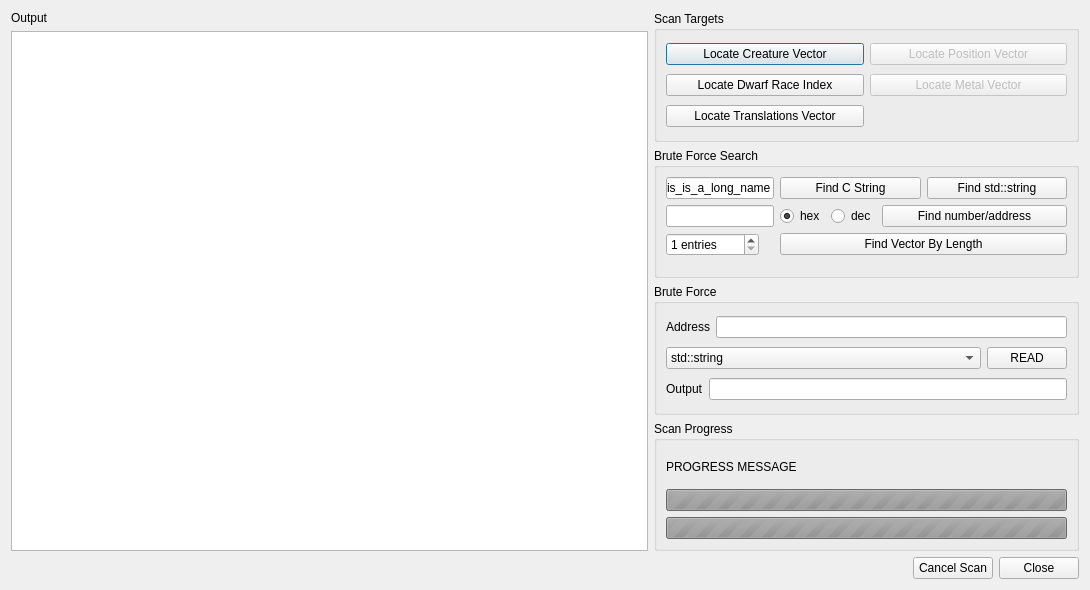
<?xml version="1.0" encoding="UTF-8"?>
<ui version="4.0">
 <class>ScannerDialog</class>
 <widget class="QDialog" name="ScannerDialog">
  <property name="geometry">
   <rect>
    <x>0</x>
    <y>0</y>
    <width>1090</width>
    <height>590</height>
   </rect>
  </property>
  <property name="windowTitle">
   <string>DF Rapist</string>
  </property>
  <layout class="QVBoxLayout" name="verticalLayout_4" stretch="100,0">
   <item>
    <layout class="QHBoxLayout" name="horizontalLayout_8" stretch="3,2">
     <item>
      <layout class="QVBoxLayout" name="verticalLayout_3">
       <item>
        <widget class="QLabel" name="label_3">
         <property name="text">
          <string>Output</string>
         </property>
        </widget>
       </item>
       <item>
        <widget class="QTextBrowser" name="text_output">
         <property name="font">
          <font>
           <family>Courier</family>
          </font>
         </property>
         <property name="undoRedoEnabled">
          <bool>true</bool>
         </property>
         <property name="lineWrapMode">
          <enum>QTextEdit::NoWrap</enum>
         </property>
         <property name="readOnly">
          <bool>false</bool>
         </property>
         <property name="tabStopWidth">
          <number>80</number>
         </property>
         <property name="textInteractionFlags">
          <set>Qt::TextEditorInteraction</set>
         </property>
        </widget>
       </item>
      </layout>
     </item>
     <item>
      <layout class="QVBoxLayout" name="verticalLayout_5">
       <item>
        <widget class="QGroupBox" name="gb_scan_targets">
         <property name="title">
          <string>Scan Targets</string>
         </property>
         <layout class="QGridLayout" name="gridLayout">
          <item row="0" column="0">
           <widget class="QPushButton" name="btn_find_creature_vector">
            <property name="text">
             <string>Locate Creature Vector</string>
            </property>
           </widget>
          </item>
          <item row="0" column="1">
           <widget class="QPushButton" name="btn_find_position_vector">
            <property name="enabled">
             <bool>false</bool>
            </property>
            <property name="text">
             <string>Locate Position Vector</string>
            </property>
           </widget>
          </item>
          <item row="1" column="0">
           <widget class="QPushButton" name="btn_find_dwarf_race_index">
            <property name="text">
             <string>Locate Dwarf Race Index</string>
            </property>
           </widget>
          </item>
          <item row="1" column="1">
           <widget class="QPushButton" name="pushButton_2">
            <property name="enabled">
             <bool>false</bool>
            </property>
            <property name="text">
             <string>Locate Metal Vector</string>
            </property>
           </widget>
          </item>
          <item row="2" column="0">
           <widget class="QPushButton" name="btn_find_translations_vector">
            <property name="text">
             <string>Locate Translations Vector</string>
            </property>
           </widget>
          </item>
         </layout>
        </widget>
       </item>
       <item>
        <widget class="QGroupBox" name="gb_search">
         <property name="title">
          <string>Brute Force Search</string>
         </property>
         <layout class="QFormLayout" name="formLayout_2">
          <property name="fieldGrowthPolicy">
           <enum>QFormLayout::AllNonFixedFieldsGrow</enum>
          </property>
          <item row="0" column="0">
           <widget class="QLineEdit" name="le_null_terminated_string">
            <property name="text">
             <string>this_is_a_long_name</string>
            </property>
           </widget>
          </item>
          <item row="0" column="1">
           <layout class="QHBoxLayout" name="horizontalLayout_2">
            <item>
             <widget class="QPushButton" name="btn_find_null_terminated_string">
              <property name="text">
               <string>Find C String</string>
              </property>
             </widget>
            </item>
            <item>
             <widget class="QPushButton" name="btn_find_std_string">
              <property name="text">
               <string>Find std::string</string>
              </property>
             </widget>
            </item>
           </layout>
          </item>
          <item row="1" column="0">
           <widget class="QLineEdit" name="le_find_address"/>
          </item>
          <item row="1" column="1">
           <layout class="QHBoxLayout" name="horizontalLayout_7" stretch="0,10">
            <item>
             <layout class="QHBoxLayout" name="horizontalLayout_6">
              <item>
               <widget class="QRadioButton" name="rb_hex">
                <property name="text">
                 <string>hex</string>
                </property>
                <property name="checked">
                 <bool>true</bool>
                </property>
                <attribute name="buttonGroup">
                 <string>buttonGroup</string>
                </attribute>
               </widget>
              </item>
              <item>
               <widget class="QRadioButton" name="rb_dec">
                <property name="text">
                 <string>dec</string>
                </property>
                <attribute name="buttonGroup">
                 <string>buttonGroup</string>
                </attribute>
               </widget>
              </item>
             </layout>
            </item>
            <item>
             <widget class="QPushButton" name="btn_find_address">
              <property name="text">
               <string>Find number/address</string>
              </property>
             </widget>
            </item>
           </layout>
          </item>
          <item row="2" column="0">
           <widget class="QSpinBox" name="sb_vector_entries">
            <property name="suffix">
             <string> entries</string>
            </property>
            <property name="prefix">
             <string/>
            </property>
            <property name="minimum">
             <number>1</number>
            </property>
            <property name="maximum">
             <number>3000</number>
            </property>
           </widget>
          </item>
          <item row="2" column="1">
           <widget class="QPushButton" name="btn_find_vector_by_length">
            <property name="text">
             <string>Find Vector By Length</string>
            </property>
           </widget>
          </item>
         </layout>
        </widget>
       </item>
       <item>
        <widget class="QGroupBox" name="gb_brute_force">
         <property name="title">
          <string>Brute Force</string>
         </property>
         <layout class="QVBoxLayout" name="verticalLayout_2">
          <item>
           <layout class="QHBoxLayout" name="horizontalLayout">
            <item>
             <widget class="QLabel" name="label_2">
              <property name="text">
               <string>Address</string>
              </property>
              <property name="buddy">
               <cstring>le_address</cstring>
              </property>
             </widget>
            </item>
            <item>
             <widget class="QLineEdit" name="le_address">
              <property name="inputMask">
               <string/>
              </property>
              <property name="text">
               <string/>
              </property>
              <property name="maxLength">
               <number>32767</number>
              </property>
             </widget>
            </item>
           </layout>
          </item>
          <item>
           <layout class="QHBoxLayout" name="horizontalLayout_5" stretch="10,0">
            <item>
             <widget class="QComboBox" name="cb_interpret_as_type">
              <item>
               <property name="text">
                <string>std::string</string>
               </property>
              </item>
              <item>
               <property name="text">
                <string>NULL terminated string</string>
               </property>
              </item>
              <item>
               <property name="text">
                <string>integer</string>
               </property>
              </item>
              <item>
               <property name="text">
                <string>unsigned integer</string>
               </property>
              </item>
              <item>
               <property name="text">
                <string>short</string>
               </property>
              </item>
              <item>
               <property name="text">
                <string>unsigned short</string>
               </property>
              </item>
              <item>
               <property name="text">
                <string>std::vector&lt;void*&gt;</string>
               </property>
              </item>
              <item>
               <property name="text">
                <string>--RAW--</string>
               </property>
              </item>
             </widget>
            </item>
            <item>
             <widget class="QPushButton" name="btn_read_address">
              <property name="text">
               <string>READ</string>
              </property>
             </widget>
            </item>
           </layout>
          </item>
          <item>
           <layout class="QHBoxLayout" name="horizontalLayout_4">
            <item>
             <widget class="QLabel" name="label">
              <property name="text">
               <string>Output</string>
              </property>
             </widget>
            </item>
            <item>
             <widget class="QLineEdit" name="le_read_output"/>
            </item>
           </layout>
          </item>
         </layout>
        </widget>
       </item>
       <item>
        <widget class="QGroupBox" name="gb_progress">
         <property name="enabled">
          <bool>true</bool>
         </property>
         <property name="title">
          <string>Scan Progress</string>
         </property>
         <layout class="QVBoxLayout" name="verticalLayout">
          <item>
           <widget class="QLabel" name="lbl_scan_progress">
            <property name="text">
             <string>PROGRESS MESSAGE</string>
            </property>
           </widget>
          </item>
          <item>
           <widget class="QProgressBar" name="pb_main">
            <property name="enabled">
             <bool>false</bool>
            </property>
            <property name="maximum">
             <number>0</number>
            </property>
            <property name="value">
             <number>0</number>
            </property>
            <property name="orientation">
             <enum>Qt::Horizontal</enum>
            </property>
            <property name="invertedAppearance">
             <bool>false</bool>
            </property>
           </widget>
          </item>
          <item>
           <widget class="QProgressBar" name="pb_sub">
            <property name="enabled">
             <bool>false</bool>
            </property>
            <property name="maximum">
             <number>0</number>
            </property>
            <property name="value">
             <number>0</number>
            </property>
           </widget>
          </item>
         </layout>
        </widget>
       </item>
      </layout>
     </item>
    </layout>
   </item>
   <item>
    <layout class="QHBoxLayout" name="horizontalLayout_3">
     <item>
      <spacer name="horizontalSpacer">
       <property name="orientation">
        <enum>Qt::Horizontal</enum>
       </property>
       <property name="sizeHint" stdset="0">
        <size>
         <width>40</width>
         <height>20</height>
        </size>
       </property>
      </spacer>
     </item>
     <item>
      <widget class="QPushButton" name="btn_cancel_scan">
       <property name="text">
        <string>Cancel Scan</string>
       </property>
      </widget>
     </item>
     <item>
      <widget class="QPushButton" name="btn_close">
       <property name="text">
        <string>Close</string>
       </property>
      </widget>
     </item>
    </layout>
   </item>
  </layout>
 </widget>
 <resources/>
 <connections>
  <connection>
   <sender>btn_find_creature_vector</sender>
   <signal>clicked()</signal>
   <receiver>ScannerDialog</receiver>
   <slot>find_creature_vector()</slot>
   <hints>
    <hint type="sourcelabel">
     <x>863</x>
     <y>60</y>
    </hint>
    <hint type="destinationlabel">
     <x>375</x>
     <y>236</y>
    </hint>
   </hints>
  </connection>
  <connection>
   <sender>btn_find_dwarf_race_index</sender>
   <signal>clicked()</signal>
   <receiver>ScannerDialog</receiver>
   <slot>find_dwarf_race_index()</slot>
   <hints>
    <hint type="sourcelabel">
     <x>863</x>
     <y>93</y>
    </hint>
    <hint type="destinationlabel">
     <x>746</x>
     <y>126</y>
    </hint>
   </hints>
  </connection>
  <connection>
   <sender>btn_find_translations_vector</sender>
   <signal>clicked()</signal>
   <receiver>ScannerDialog</receiver>
   <slot>find_translations_vector()</slot>
   <hints>
    <hint type="sourcelabel">
     <x>863</x>
     <y>126</y>
    </hint>
    <hint type="destinationlabel">
     <x>745</x>
     <y>94</y>
    </hint>
   </hints>
  </connection>
  <connection>
   <sender>btn_find_vector_by_length</sender>
   <signal>clicked()</signal>
   <receiver>ScannerDialog</receiver>
   <slot>find_vector_by_length()</slot>
   <hints>
    <hint type="sourcelabel">
     <x>1068</x>
     <y>254</y>
    </hint>
    <hint type="destinationlabel">
     <x>748</x>
     <y>236</y>
    </hint>
   </hints>
  </connection>
  <connection>
   <sender>btn_read_address</sender>
   <signal>clicked()</signal>
   <receiver>ScannerDialog</receiver>
   <slot>brute_force_read()</slot>
   <hints>
    <hint type="sourcelabel">
     <x>1067</x>
     <y>363</y>
    </hint>
    <hint type="destinationlabel">
     <x>747</x>
     <y>314</y>
    </hint>
   </hints>
  </connection>
  <connection>
   <sender>btn_cancel_scan</sender>
   <signal>clicked()</signal>
   <receiver>ScannerDialog</receiver>
   <slot>cancel_scan()</slot>
   <hints>
    <hint type="sourcelabel">
     <x>996</x>
     <y>576</y>
    </hint>
    <hint type="destinationlabel">
     <x>380</x>
     <y>452</y>
    </hint>
   </hints>
  </connection>
  <connection>
   <sender>btn_close</sender>
   <signal>clicked()</signal>
   <receiver>ScannerDialog</receiver>
   <slot>accept()</slot>
   <hints>
    <hint type="sourcelabel">
     <x>1079</x>
     <y>576</y>
    </hint>
    <hint type="destinationlabel">
     <x>693</x>
     <y>448</y>
    </hint>
   </hints>
  </connection>
  <connection>
   <sender>le_address</sender>
   <signal>returnPressed()</signal>
   <receiver>btn_read_address</receiver>
   <slot>click()</slot>
   <hints>
    <hint type="sourcelabel">
     <x>1067</x>
     <y>327</y>
    </hint>
    <hint type="destinationlabel">
     <x>1067</x>
     <y>363</y>
    </hint>
   </hints>
  </connection>
  <connection>
   <sender>le_find_address</sender>
   <signal>returnPressed()</signal>
   <receiver>btn_find_address</receiver>
   <slot>click()</slot>
   <hints>
    <hint type="sourcelabel">
     <x>701</x>
     <y>218</y>
    </hint>
    <hint type="destinationlabel">
     <x>970</x>
     <y>214</y>
    </hint>
   </hints>
  </connection>
  <connection>
   <sender>btn_find_address</sender>
   <signal>clicked()</signal>
   <receiver>ScannerDialog</receiver>
   <slot>find_number_or_address()</slot>
   <hints>
    <hint type="sourcelabel">
     <x>1024</x>
     <y>214</y>
    </hint>
    <hint type="destinationlabel">
     <x>1087</x>
     <y>212</y>
    </hint>
   </hints>
  </connection>
  <connection>
   <sender>pushButton_2</sender>
   <signal>clicked()</signal>
   <receiver>ScannerDialog</receiver>
   <slot>find_metal_vector()</slot>
   <hints>
    <hint type="sourcelabel">
     <x>1003</x>
     <y>84</y>
    </hint>
    <hint type="destinationlabel">
     <x>1084</x>
     <y>85</y>
    </hint>
   </hints>
  </connection>
  <connection>
   <sender>btn_find_position_vector</sender>
   <signal>clicked()</signal>
   <receiver>ScannerDialog</receiver>
   <slot>find_position_vector()</slot>
   <hints>
    <hint type="sourcelabel">
     <x>960</x>
     <y>48</y>
    </hint>
    <hint type="destinationlabel">
     <x>1085</x>
     <y>34</y>
    </hint>
   </hints>
  </connection>
  <connection>
   <sender>btn_find_null_terminated_string</sender>
   <signal>clicked()</signal>
   <receiver>ScannerDialog</receiver>
   <slot>find_null_terminated_string()</slot>
   <hints>
    <hint type="sourcelabel">
     <x>933</x>
     <y>193</y>
    </hint>
    <hint type="destinationlabel">
     <x>745</x>
     <y>196</y>
    </hint>
   </hints>
  </connection>
  <connection>
   <sender>le_null_terminated_string</sender>
   <signal>returnPressed()</signal>
   <receiver>btn_find_null_terminated_string</receiver>
   <slot>click()</slot>
   <hints>
    <hint type="sourcelabel">
     <x>797</x>
     <y>189</y>
    </hint>
    <hint type="destinationlabel">
     <x>933</x>
     <y>193</y>
    </hint>
   </hints>
  </connection>
  <connection>
   <sender>btn_find_std_string</sender>
   <signal>clicked()</signal>
   <receiver>ScannerDialog</receiver>
   <slot>find_std_string()</slot>
   <hints>
    <hint type="sourcelabel">
     <x>1021</x>
     <y>175</y>
    </hint>
    <hint type="destinationlabel">
     <x>593</x>
     <y>2</y>
    </hint>
   </hints>
  </connection>
 </connections>
 <slots>
  <slot>find_creature_vector()</slot>
  <slot>find_dwarf_race_index()</slot>
  <slot>find_translations_vector()</slot>
  <slot>find_null_terminated_string()</slot>
  <slot>find_vector_by_length()</slot>
  <slot>brute_force_read()</slot>
  <slot>cancel_scan()</slot>
  <slot>find_number_or_address()</slot>
  <slot>find_stone_vector()</slot>
  <slot>find_metal_vector()</slot>
  <slot>find_position_vector()</slot>
  <slot>find_std_string()</slot>
 </slots>
 <buttongroups>
  <buttongroup name="buttonGroup"/>
 </buttongroups>
</ui>
